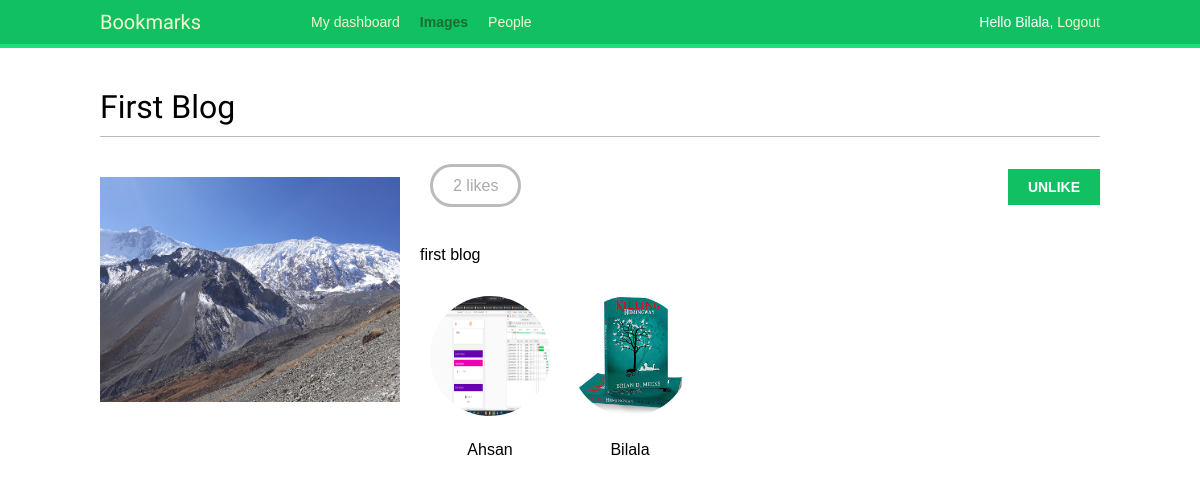
Page /images/detail/2/first-blog/ (signed in) on the committed database.
### accounts/models.py (models this page shows, shortened)
class MyUser(AbstractUser):
    email = models.EmailField(unique=True)
    username = models.CharField(max_length=25, unique=True)
    first_name = models.CharField(max_length=40)
    last_name = models.CharField(max_length=140)
    USERNAME_FIELD = "email"
    REQUIRED_FIELDS = ['username']

class Profile(models.Model):
	user = models.OneToOneField(settings.AUTH_USER_MODEL, on_delete=models.CASCADE)
	date_of_birth = models.DateField(blank=True, null=True)
	photo = models.ImageField(upload_to='users/%Y/%m/%d/', blank=True)
	phone_number = PhoneNumberField()

### images/models.py (models this page shows, shortened)
class Image(models.Model):
	user = models.ForeignKey(settings.AUTH_USER_MODEL, related_name='image_related', on_delete=models.CASCADE)
	title = models.CharField(max_length=150)
	slug = models.SlugField(max_length=150, blank=True)
	website_name = models.CharField(max_length=150, blank=True)
	url = models.URLField()
	description = models.TextField(max_length=200, blank=True)
	created = models.DateField(auto_now_add=True, db_index=True)
	image = models.ImageField(upload_to='images/%Y/%m/%d/')
	total_likes = models.PositiveIntegerField(db_index=True, default=0)
	users_image_like = models.ManyToManyField(settings.AUTH_USER_MODEL, related_name='image_liked', blank=True)

### images/views.py (the view)
# urls.py: path('detail/<int:id>/<slug:slug>/',views.image_detail, name='detail'),
@login_required
def image_detail(request, id, slug):
	image = get_object_or_404(Image, id=id, slug=slug)
	return render(request,'images/image/detail.html', {'section': 'images','image': image})

### images/templates/images/image/detail.html (shortened to what this page needs)
{% extends "base.html" %}
{% block content %}
  <h1>{{ image.title }}</h1>
  {% load thumbnail %}
  <a href="{{ image.image.url }}">
   <img src="{% thumbnail image.image 300x0  quality=100 %}" class="image-detail">
  </a>
  {% with total_likes=image.users_image_like.count users_like=image.users_image_like.all %}
    <div class="image-info">
      <div>
        <span class="count">
          <span class="total">{{ total_likes }}</span>
            like{{ total_likes|pluralize }}
          </span>
        <a href="#" data-id="{{ image.id }}" data-action="{% if request.user in users_like %}un{% endif %}like" class="like button">
          {% if request.user not in users_like %}
            Like
          {% else %}
            Unlike
          {% endif %}
        </a>
      </div>
      {{ image.description|linebreaks }}
    </div>
    <div class="image-likes">
      {% for user in users_like %}
        <div>
        <img src="{{ user.profile.photo.url }}">
        <p>{{ user.first_name }}</p>
        </div>
        {% empty %}
        Nobody likes this image yet.
      {% endfor %}
    </div>
  {% endwith %}
{% endblock %}

### accounts/templates/base.html (shortened to what this page needs)
{% load static %}
<!DOCTYPE html>
<html>
  <head>
    <link href="{% static "css/base.css" %}" rel="stylesheet">
  </head>
  <body>
    <div id="header">
      <span class="logo">Bookmarks</span>
      {% if request.user.is_authenticated %}
        <ul class="menu">
          <li {% if section == "dashboard" %}class="selected"{% endif %}>
            <a href="{% url "dashboard" %}">My dashboard</a>
          </li>
          <li {% if section == "images" %}class="selected"{% endif %}>
            <a href="{% url "images:list" %}">Images</a>
          </li>
          <li {% if section == "people" %}class="selected"{% endif %}>
            <a href="{% url "user_list" %}">People</a>
          </li>
        </ul>
      {% endif %}
      <span class="user">
        {% if request.user.is_authenticated %}
          Hello {{ request.user.first_name }},
          <a href="{% url 'logout' %}">Logout</a>
        {% else %}
          <a href="{% url 'login' %}">Log-in</a>
        {% endif %}
      </span>
    </div>
    <div id="content">
      {% block content %}
      {% endblock %}
    </div>
  </body>
</html>

### accounts/static/css/base.css (style rules this page uses)
body { margin:0; padding:0; font-family:helvetica, sans-serif; }
p { line-height: 1.8; }
a { color:#12c064; text-decoration:none; }
h1, h2, h3, h4, h5 , h6 { font-family: 'Muli', sans-serif; font-weight:normal; }
h1 { border-bottom:1px solid #bbb; padding:0 0 10px 0; margin:10px 0 20px 0; }
#header { padding:10px 100px; font-size:14px; background:#12c064; color:#fff; border-bottom:4px solid #1cdf78; overflow:auto; }
#header .logo { font-family: 'Muli', sans-serif; float:left; color:#f3f7cc; font-size:20px; margin-right:10%; }
#header ul.menu { list-style:none; float:left; margin:0; padding:0; }
#header ul.menu li { float:left; padding:4px 10px; }
#header ul.menu li.selected a, #header ul.menu li.selected a:hover { color:#1b6d32; font-weight:bold; }
#header a { color:#f3f7cc; }
#header .user { float:right; padding-top:4px; }
#content { padding:30px 100px; }
input[type=submit], a.button { font-weight:bold; background:#12c064; color:#fff; padding:10px 20px; font-size:14px; text-transform:uppercase; }
.image-preview, .image-detail { max-width:300px; float:left; margin:0 20px 20px 0; }
.image-detail { margin-top:20px; }
.image-info div { padding:20px 0; overflow:auto; }
.count { color:#aaa; border:3px solid #bbb; border-radius:26px; padding:10px 20px; margin:20px 10px 0; }
a.like, a.follow { float:right; margin-top:-8px; }
.image-likes div { float:left; width:auto; padding:10px; text-align:center; }
.image-likes img { width:120px; height:120px; border-radius:50%; }

### rows in the picture
MyUser: user.first_name "Bilala", profile.photo (picture), first_name "Bilala"
Image: title "First Blog", image (picture), description "first blog"
MyUser: profile.photo (picture), first_name "Ahsan"

### other values in the picture
{{ total_likes }} "2"
